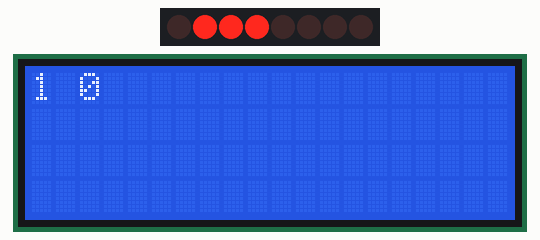
Bench run of a sketch on a simulated Arduino Uno, built with avr-gcc and run on an emulated ATmega328P. On the bench: 8 shift-register outputs drawn as a row of LEDs (first output left, lit = HIGH), 20×4 character LCD. Wiring (inferred from the names in the program): shift register (74HC595): data pin 5; shift clock pin 6; latch pin 7. Wiring (inferred from the signals the program sends): row of LEDs: on Q0, Q1, Q2, Q3, Q4, Q5, Q6, Q7.

Above: at 0.19 s.
At 3.01 s:
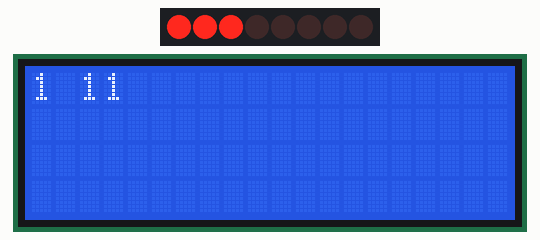
At 6.09 s:
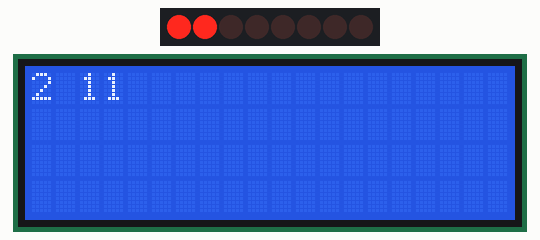
At 11.98 s:
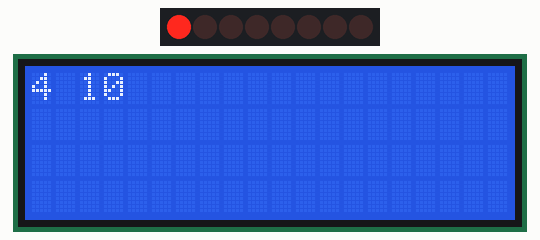
At 25.82 s:
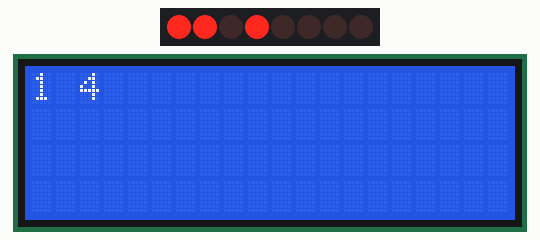
At 39.65 s:
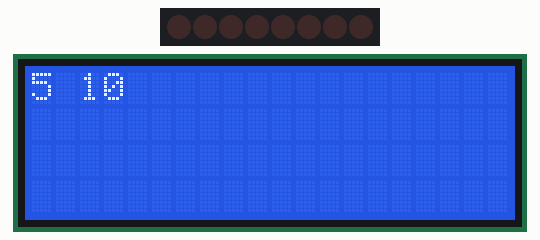
Timing chart, 0 to 40.0 s (numbered marks = the images above):
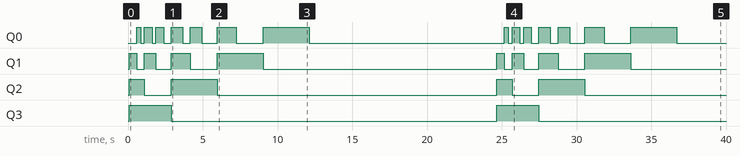

The sketch:

YM_MUSIC_PLAYER_ARDUINO.ino
```cpp
byte digits[]={0b00000011,0b10011111,0b00100101, 0b00001101, 0b10011001, 0b01001001,0b01000001, 0b00011111, 0b00000001, 0b00001001, 0b00010001, 0b11000001, 0b01100011, 0b10000101, 0b01100001, 0b01110001};
int notes[]={3821, 3607, 3404, 3213, 3033, 2862, 2702, 2550, 2407, 2272, 2144, 2024};
#include <LiquidCrystal_I2C.h>

#define shift_data 5
#define shift_clk 6
#define bc1 8
#define bdir 7

#include <SPI.h>
#include <SD.h>
File myFile;
LiquidCrystal_I2C lcd(0x27,20,4);

void setup() {
  Serial.begin(9600);
  lcd.init();
  lcd.backlight();
  // put your setup code here, to run once:

  pinMode(2, INPUT_PULLUP);
  pinMode(3, INPUT_PULLUP);
  pinMode(4, INPUT_PULLUP);
  for(int i(5); i<9; i++){pinMode(i, OUTPUT);}

  sent_ym(0xfe, 7);
  sent_ym(15, 8);

  sent_ym(2, 1);
//  while (true){}
}
  int j=0, n=1, m=1;
void loop() {
  lcd.setCursor(0,0);
  lcd.print(m);
  lcd.print(" ");
  lcd.print(j);
  lcd.print("  ");

  sent_ym((notes[j]/n)%256,0);
  sent_ym((notes[j]/n)/256,1);


  j++;
  if (j>11){j=0; n*=2; m+=1;}
  if (m>8){n=1;m=1;}
  delay(250);

}


void sent_ym(byte data, byte reg){
shiftOut(shift_data, shift_clk, MSBFIRST, reg);
digitalWrite(bc1, HIGH);
digitalWrite(bdir, HIGH);
digitalWrite(bdir, LOW);
digitalWrite(bc1, LOW);
shiftOut(shift_data, shift_clk, MSBFIRST, data);
digitalWrite(bdir, HIGH);
digitalWrite(bdir, LOW);
}
```

Measured:
- by itself, Q0: LOW → HIGH at 0.58 s, → LOW 0.26 s later, → HIGH 0.26 s later, → LOW 0.51 s later, … (28 changes in this stretch)
- by itself, Q1: LOW → HIGH at 0.07 s, → LOW 0.51 s later, → HIGH 0.51 s later, → LOW 0.77 s later, … (16 changes in this stretch)
- by itself, Q2: LOW → HIGH at 0.07 s, → LOW 1.0 s later, → HIGH 1.8 s later, → LOW 3.1 s later, … (8 changes in this stretch)
- by itself, Q3: alternates HIGH for 2.8 s and LOW for 21.8 s
